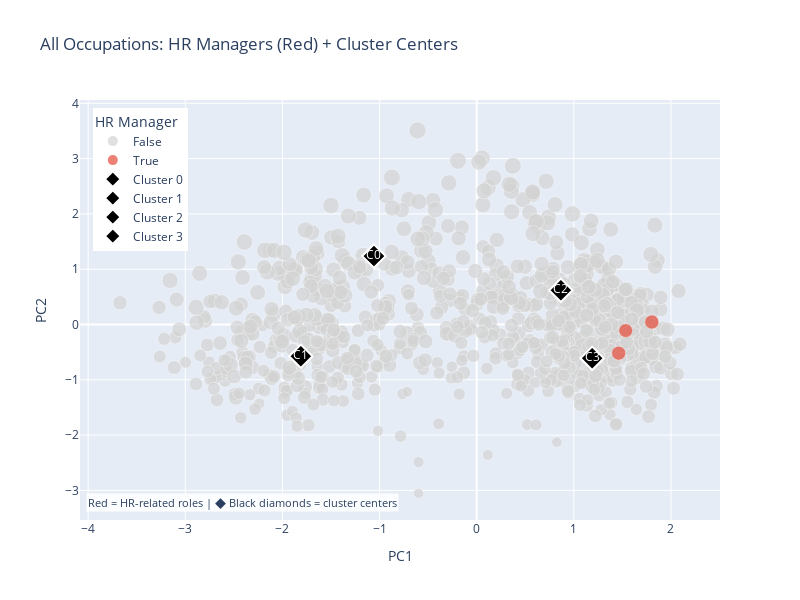

Here is the notebook cell this chart was saved with:
### Code cell
from sklearn.cluster import KMeans
from sklearn.decomposition import PCA
from sklearn.preprocessing import StandardScaler
import plotly.express as px
import plotly.graph_objects as go
import pandas as pd
import numpy as np

df_flag['is_hr_manager'] = df_flag['title'].isin(hr_managers)

plot_data = pd.DataFrame({
    'PC1': X_pca[:, 0],
    'PC2': X_pca[:, 1],
    'cluster': df_flag['cluster'],
    'title': df_flag['title'],
    'automation': df_flag['automation'],
    'complexity': df_flag['complexity'],
    'soft_score': df_flag['soft_score'],
    'tech_score': df_flag['tech_score'],
    'is_hr_manager': df_flag['is_hr_manager']
})

# Calculate cluster centroids (average lines)
cluster_centroids = plot_data.groupby('cluster')[['PC1', 'PC2']].mean().reset_index()

# Base scatter plot - GRAY points + RED HR
fig = px.scatter(plot_data, 
                 x='PC1', y='PC2', 
                 color='is_hr_manager',
                 color_discrete_map={False: 'lightgray', True: '#e74c3c'},
                 size='automation',
                 hover_data=['title', 'cluster', 'complexity', 'soft_score', 'tech_score'],
                 title="All Occupations: HR Managers (Red) + Cluster Centers",
                 labels={'is_hr_manager': ''},
                 size_max=12)

fig.update_traces(marker=dict(line=dict(width=0.5, color='white')))

# Add cluster center lines (black diamonds)
for cluster_id in sorted(cluster_centroids['cluster']):
    centroid = cluster_centroids[cluster_centroids['cluster'] == cluster_id]
    
    # Cluster center point
    fig.add_trace(go.Scatter(
        x=centroid['PC1'], y=centroid['PC2'],
        mode='markers+text',
        marker=dict(size=18, symbol='diamond', color='black', line=dict(width=2, color='white')),
        text=[f'C{cluster_id}'],
        textposition="middle center",
        textfont=dict(size=12, color='white'),
        name=f'Cluster {cluster_id}',
        showlegend=True,
        hovertemplate=f'<b>Cluster {cluster_id} Center</b><extra></extra>'
    ))

# Clean layout
fig.update_layout(
    legend=dict(title="HR Manager", x=0.02, y=0.98),
    annotations=[
        dict(text="Red = HR-related roles | ◆ Black diamonds = cluster centers", 
             x=0.01, y=0.02, xref="paper", yref="paper", showarrow=False,
             font=dict(size=11), bgcolor="rgba(255,255,255,0.9)")
    ],
    showlegend=True,
    width=800, height=600
)

fig.show()

# HR manager cluster analysis
hr_cluster_stats = df_flag[df_flag['title'].isin(hr_managers)].groupby('cluster').agg({
    'automation': 'mean',
    'soft_score': 'mean', 
    'tech_score': 'mean',
    'title': 'count'
}).round(3).rename(columns={'title': 'HR_count'})
print("HR Managers by Cluster:")
print(hr_cluster_stats)

# Cluster summary
cluster_summary = df_flag.groupby('cluster').agg({
    'title': 'count',
    'automation': 'mean',
    'complexity': 'mean',
    'soft_score': 'mean',
    'tech_score': 'mean'
}).round(3).rename(columns={'Title': 'total_jobs'})
print("\nCluster Summary (All Jobs):")
print(cluster_summary)

### Figure 1 — Plotly figure (JSON) as saved in the notebook; plotly's stock layout.template omitted (floating-point values rounded to 4 significant figures; data arrays with more than 128 entries replaced by an {"elided": "..."} marker saying what was removed)
{"data": [{"customdata": {"elided": "891x5 mixed values"}, "hovertemplate": "=False<br>PC1=%{x}<br>PC2=%{y}<br>automation=%{marker.size}<br>title=%{customdata[0]}<br>cluster=%{customdata[1]}<br>complexity=%{customdata[2]}<br>soft_score=%{customdata[3]}<br>tech_score=%{customdata[4]}<extra></extra>", "legendgroup": "False", "marker": {"color": "lightgray", "line": {"color": "white", "width": 0.5}, "size": {"elided": "891 float values"}, "sizemode": "area", "sizeref": 0.02997, "symbol": "circle"}, "mode": "markers", "name": "False", "orientation": "v", "showlegend": true, "type": "scatter", "x": {"elided": "891 float values"}, "xaxis": "x", "y": {"elided": "891 float values"}, "yaxis": "y"}, {"customdata": [["Compensation and Benefits Managers", 3, 4.182, 3.506, 2.188], ["Human Resources Managers", 3, 4, 3.962, 2.077], ["Training and Development Managers", 3, 4, 3.837, 2.175]], "hovertemplate": "=True<br>PC1=%{x}<br>PC2=%{y}<br>automation=%{marker.size}<br>title=%{customdata[0]}<br>cluster=%{customdata[1]}<br>complexity=%{customdata[2]}<br>soft_score=%{customdata[3]}<br>tech_score=%{customdata[4]}<extra></extra>", "legendgroup": "True", "marker": {"color": "#e74c3c", "line": {"color": "white", "width": 0.5}, "size": [2.955, 2.846, 3.0], "sizemode": "area", "sizeref": 0.02997, "symbol": "circle"}, "mode": "markers", "name": "True", "orientation": "v", "showlegend": true, "type": "scatter", "x": [1.462, 1.534, 1.803], "xaxis": "x", "y": [-0.5187, -0.1096, 0.04523], "yaxis": "y"}, {"hovertemplate": "<b>Cluster 0 Center</b><extra></extra>", "marker": {"color": "black", "line": {"color": "white", "width": 2}, "size": 18, "symbol": "diamond"}, "mode": "markers+text", "name": "Cluster 0", "showlegend": true, "text": ["C0"], "textfont": {"color": "white", "size": 12}, "textposition": "middle center", "type": "scatter", "x": [-1.058], "y": [1.237]}, {"hovertemplate": "<b>Cluster 1 Center</b><extra></extra>", "marker": {"color": "black", "line": {"color": "white", "width": 2}, "size": 18, "symbol": "diamond"}, "mode": "markers+text", "name": "Cluster 1", "showlegend": true, "text": ["C1"], "textfont": {"color": "white", "size": 12}, "textposition": "middle center", "type": "scatter", "x": [-1.81], "y": [-0.5748]}, {"hovertemplate": "<b>Cluster 2 Center</b><extra></extra>", "marker": {"color": "black", "line": {"color": "white", "width": 2}, "size": 18, "symbol": "diamond"}, "mode": "markers+text", "name": "Cluster 2", "showlegend": true, "text": ["C2"], "textfont": {"color": "white", "size": 12}, "textposition": "middle center", "type": "scatter", "x": [0.8666], "y": [0.6177]}, {"hovertemplate": "<b>Cluster 3 Center</b><extra></extra>", "marker": {"color": "black", "line": {"color": "white", "width": 2}, "size": 18, "symbol": "diamond"}, "mode": "markers+text", "name": "Cluster 3", "showlegend": true, "text": ["C3"], "textfont": {"color": "white", "size": 12}, "textposition": "middle center", "type": "scatter", "x": [1.189], "y": [-0.6117]}], "layout": {"annotations": [{"bgcolor": "rgba(255,255,255,0.9)", "font": {"size": 11}, "showarrow": false, "text": "Red = HR-related roles | ◆ Black diamonds = cluster centers", "x": 0.01, "xref": "paper", "y": 0.02, "yref": "paper"}], "height": 600, "legend": {"itemsizing": "constant", "title": {"text": "HR Manager"}, "tracegroupgap": 0, "x": 0.02, "y": 0.98}, "showlegend": true, "title": {"text": "All Occupations: HR Managers (Red) + Cluster Centers"}, "width": 800, "xaxis": {"anchor": "y", "domain": [0, 1], "title": {"text": "PC1"}}, "yaxis": {"anchor": "x", "domain": [0, 1], "title": {"text": "PC2"}}}}
